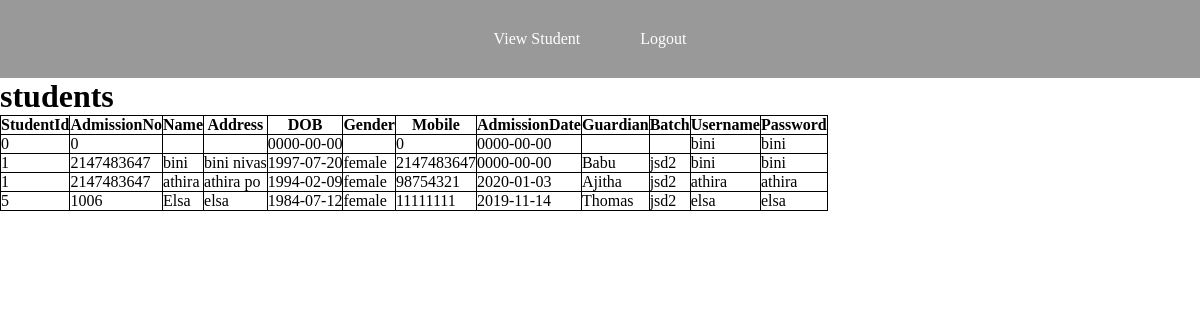
The app's page /viewstd.php with its own data.
### tables this page shows
CREATE TABLE `studentreg` (
  `stdid` int(11) NOT NULL,
  `admno` int(11) NOT NULL,
  `name` varchar(20) NOT NULL,
  `address` varchar(30) NOT NULL,
  `dob` date NOT NULL,
  `gender` varchar(10) NOT NULL,
  `mobile` int(11) NOT NULL,
  `admdate` date NOT NULL,
  `guardian` varchar(20) NOT NULL,
  `batch` varchar(20) NOT NULL,
  `username` varchar(20) NOT NULL,
  `password` varchar(20) NOT NULL
);

### viewstd.php (the view, shortened to what this page needs)
<!DOCTYPE html>
<html>
<head>
<link rel="stylesheet" href="css/style4.css">
</head>
<body class="b">
<div class="menubar">
<ul>
<li><a href="view.php">View Student</a></li>
<li><a href="logout.php">Logout</a></li>
</ul>
</div>
<div>
            <h1>students</h1>
            <table>
                <thead>
                    <tr>
                        <th>StudentId</th>
                        <th>AdmissionNo</th>
                        <th>Name</th>
                        <th>Address</th>
                        <th>DOB</th>
                        <th>Gender</th>
                        <th>Mobile</th>
                        <th>AdmissionDate</th>
                        <th>Guardian</th>
                        <th>Batch</th>
                        <th>Username </th>
                        <th>Password</th>
                    </tr>
                </thead>
                <tbody>
                    <?php
					require_once 'connection.php';
					$sql="select * from studentreg";
					$result=mysqli_query($conn,$sql);
					while($row=mysqli_fetch_assoc($result))
					{
					?>
				<tr>
						<td><?php echo $row['stdid'];?></td>
						<td><?php echo $row['admno'];?></td>
						<td><?php echo $row['name'];?></td>
						<td><?php echo $row['address'];?></td>
						<td><?php echo $row['dob'];?></td>
						<td><?php echo $row['gender'];?></td>
						<td><?php echo $row['mobile'];?></td>
						<td><?php echo $row['admdate'];?></td>
						<td><?php echo $row['guardian'];?></td>
						<td><?php echo $row['batch'];?></td>
						<td><?php echo $row['username'];?></td>
						<td><?php echo $row['password'];?></td>
                    </tr>
				<?php
					}
					?>
                </tbody>
            </table>
        </div>
    </body>
</html>

### css/style4.css (style rules this page uses)
* { margin:0px; padding:0px; box-sizing:border-box; }
.b { background-image:url(../img/.jpg); background-size:cover; }
.menubar { background-color:rgba(0,0,0,0.4); text-align:center; }
.menubar ul { list-style-type:none; display:inline-flex; margin-right:20px; }
.menubar ul li { padding:20px; margin:10px; text-align:center; }
.menubar ul li a { text-decoration:none; color:white; }

### viewstd.php (style rules this page uses)
table,th,td { border:1px solid black;border-collapse:collapse }

### records on screen
studentreg: stdid "0", admno "0", dob "0000-00-00", mobile "0", admdate "0000-00-00", username "bini", password "bini"
studentreg: stdid "1", admno "2147483647", name "bini", address "bini nivas", dob "1997-07-20", gender "female", mobile "2147483647", admdate "0000-00-00", guardian "Babu", batch "jsd2", username "bini", password "bini"
studentreg: stdid "1", admno "2147483647", name "athira", address "athira po", dob "1994-02-09", gender "female", mobile "98754321", admdate "2020-01-03", guardian "Ajitha", batch "jsd2", username "athira", password "athira"
studentreg: stdid "5", admno "1006", name "Elsa", address "elsa", dob "1984-07-12", gender "female", mobile "11111111", admdate "2019-11-14", guardian "Thomas", batch "jsd2", username "elsa", password "elsa"
